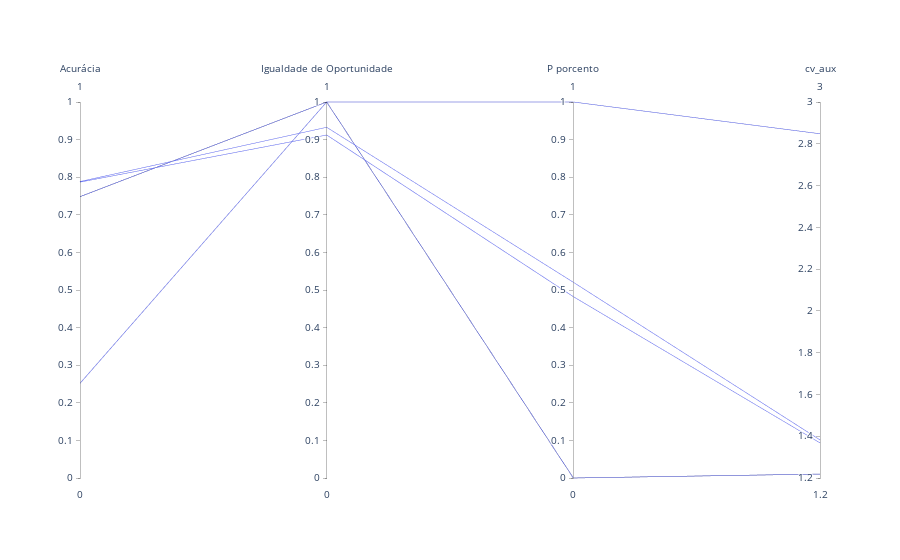

Write notebook code for a chart like this one.
### Code cell
fig = go.Figure(data=
    go.Parcoords(
        line = dict(),
        dimensions = list([
            dict(range = [0,1],
                label = 'Acurácia', values = metrics_adult_equal['Acurácia']),
            dict(range = [0,1],
                label = 'Igualdade de Oportunidade', values = metrics_adult_equal['Igualdade de Oportunidade']),
            dict(range = [0,1],
                label = 'P porcento', values = metrics_adult_equal['P porcento']),
            dict(range = [1.2,3],
                label = 'cv_aux', values = metrics_adult_equal['cv_aux']),
        ])
    )
)

fig.update_layout(
    plot_bgcolor = 'white',
    paper_bgcolor = 'white'
)

fig.show()

### Figure 1 — Plotly figure (JSON) as saved in the notebook; plotly's stock layout.template omitted (floating-point values rounded to 4 significant figures; data arrays with more than 128 entries replaced by an {"elided": "..."} marker saying what was removed)
{"data": [{"dimensions": [{"label": "Acurácia", "range": [0, 1], "values": {"elided": "150 float values"}}, {"label": "Igualdade de Oportunidade", "range": [0, 1], "values": {"elided": "150 float values"}}, {"label": "P porcento", "range": [0, 1], "values": {"elided": "150 float values"}}, {"label": "cv_aux", "range": [1.2, 3], "values": {"elided": "150 float values"}}], "type": "parcoords"}], "layout": {"paper_bgcolor": "white", "plot_bgcolor": "white"}}
